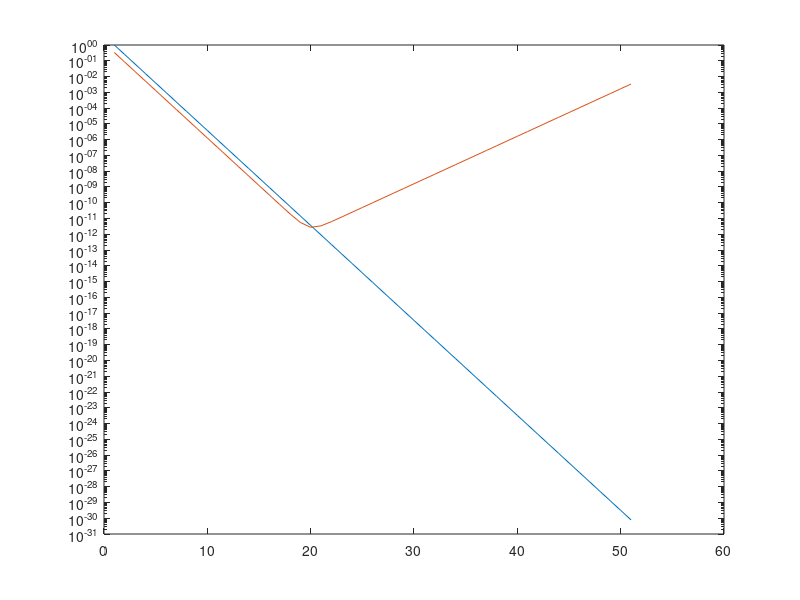

MATLAB code for this plot: (Note: this script raises an error after producing the figure.)
clear
a=1/3;
b=1/12;
n=50;
y=[a,b]; for i=2:n, y=[y,2.25*y(i)-y(i-1)/2]; end;
a=1
b=1/4
n=50
x=[a,b]; for i=2:n, x=[x,2.25*x(i)-x(i-1)/2]; end;
ind=1:n+1;
semilogy(ind,x,ind,y)
%% 

clear
a=sym(1/3);
b=sym(1/12);
n=50;
y=[a,b]; for i=2:n, y=[y,2.25*y(i)-y(i-1)/2]; end;
a=1
b=1/4
n=50
x=[a,b]; for i=2:n, x=[x,2.25*x(i)-x(i-1)/2]; end;
ind=1:n+1;
semilogy(ind,x,ind,y)